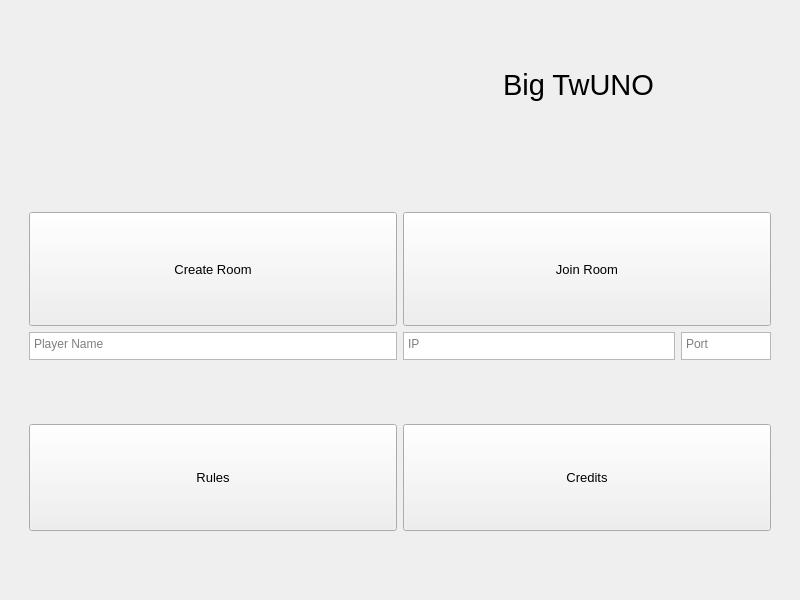
<?xml version="1.0" encoding="UTF-8"?>
<ui version="4.0">
 <class>StartingWindow</class>
 <widget class="QWidget" name="StartingWindow">
  <property name="geometry">
   <rect>
    <x>0</x>
    <y>0</y>
    <width>800</width>
    <height>600</height>
   </rect>
  </property>
  <property name="windowTitle">
   <string>Form</string>
  </property>
  <property name="autoFillBackground">
   <bool>false</bool>
  </property>
  <layout class="QVBoxLayout" name="verticalLayout_2">
   <item>
    <widget class="QWidget" name="verticalWidget" native="true">
     <layout class="QVBoxLayout" name="verticalLayout">
      <item>
       <widget class="QWidget" name="horizontalWidget" native="true">
        <property name="sizePolicy">
         <sizepolicy hsizetype="Preferred" vsizetype="Preferred">
          <horstretch>0</horstretch>
          <verstretch>30</verstretch>
         </sizepolicy>
        </property>
        <layout class="QHBoxLayout" name="horizontalLayout_5">
         <property name="spacing">
          <number>7</number>
         </property>
         <property name="topMargin">
          <number>1</number>
         </property>
         <item>
          <widget class="QLabel" name="Title">
           <property name="enabled">
            <bool>true</bool>
           </property>
           <property name="sizePolicy">
            <sizepolicy hsizetype="Minimum" vsizetype="Minimum">
             <horstretch>0</horstretch>
             <verstretch>0</verstretch>
            </sizepolicy>
           </property>
           <property name="maximumSize">
            <size>
             <width>350</width>
             <height>350</height>
            </size>
           </property>
           <property name="text">
            <string/>
           </property>
           <property name="textFormat">
            <enum>Qt::PlainText</enum>
           </property>
           <property name="pixmap">
            <pixmap resource="resources.qrc">:/cards/png/logo.png</pixmap>
           </property>
           <property name="scaledContents">
            <bool>false</bool>
           </property>
           <property name="alignment">
            <set>Qt::AlignCenter</set>
           </property>
           <property name="wordWrap">
            <bool>false</bool>
           </property>
          </widget>
         </item>
         <item>
          <widget class="QLabel" name="label">
           <property name="sizePolicy">
            <sizepolicy hsizetype="Preferred" vsizetype="Preferred">
             <horstretch>0</horstretch>
             <verstretch>20</verstretch>
            </sizepolicy>
           </property>
           <property name="font">
            <font>
             <pointsize>22</pointsize>
            </font>
           </property>
           <property name="text">
            <string>Big TwUNO</string>
           </property>
           <property name="scaledContents">
            <bool>true</bool>
           </property>
           <property name="alignment">
            <set>Qt::AlignCenter</set>
           </property>
          </widget>
         </item>
        </layout>
       </widget>
      </item>
      <item>
       <widget class="QWidget" name="horizontalWidget_2" native="true">
        <property name="sizePolicy">
         <sizepolicy hsizetype="Preferred" vsizetype="Preferred">
          <horstretch>0</horstretch>
          <verstretch>45</verstretch>
         </sizepolicy>
        </property>
        <layout class="QHBoxLayout" name="horizontalLayout_2">
         <item>
          <layout class="QVBoxLayout" name="verticalLayout_3">
           <item>
            <spacer name="verticalSpacer">
             <property name="orientation">
              <enum>Qt::Vertical</enum>
             </property>
             <property name="sizeType">
              <enum>QSizePolicy::Fixed</enum>
             </property>
             <property name="sizeHint" stdset="0">
              <size>
               <width>20</width>
               <height>40</height>
              </size>
             </property>
            </spacer>
           </item>
           <item>
            <widget class="QPushButton" name="CreateRoom">
             <property name="sizePolicy">
              <sizepolicy hsizetype="Minimum" vsizetype="Ignored">
               <horstretch>0</horstretch>
               <verstretch>8</verstretch>
              </sizepolicy>
             </property>
             <property name="font">
              <font>
               <pointsize>10</pointsize>
              </font>
             </property>
             <property name="text">
              <string>Create Room</string>
             </property>
            </widget>
           </item>
           <item>
            <widget class="QWidget" name="horizontalWidget_3" native="true">
             <property name="sizePolicy">
              <sizepolicy hsizetype="Preferred" vsizetype="Preferred">
               <horstretch>0</horstretch>
               <verstretch>2</verstretch>
              </sizepolicy>
             </property>
             <layout class="QHBoxLayout" name="horizontalLayout_4">
              <property name="leftMargin">
               <number>0</number>
              </property>
              <property name="topMargin">
               <number>0</number>
              </property>
              <property name="rightMargin">
               <number>0</number>
              </property>
              <property name="bottomMargin">
               <number>0</number>
              </property>
              <item>
               <widget class="QPlainTextEdit" name="PlayerNameBox">
                <property name="sizePolicy">
                 <sizepolicy hsizetype="Ignored" vsizetype="Ignored">
                  <horstretch>0</horstretch>
                  <verstretch>0</verstretch>
                 </sizepolicy>
                </property>
                <property name="placeholderText">
                 <string>Player Name</string>
                </property>
               </widget>
              </item>
             </layout>
            </widget>
           </item>
          </layout>
         </item>
         <item>
          <layout class="QVBoxLayout" name="verticalLayout_4">
           <item>
            <spacer name="verticalSpacer_2">
             <property name="orientation">
              <enum>Qt::Vertical</enum>
             </property>
             <property name="sizeType">
              <enum>QSizePolicy::Fixed</enum>
             </property>
             <property name="sizeHint" stdset="0">
              <size>
               <width>20</width>
               <height>40</height>
              </size>
             </property>
            </spacer>
           </item>
           <item>
            <widget class="QPushButton" name="JoinRoom">
             <property name="sizePolicy">
              <sizepolicy hsizetype="Minimum" vsizetype="Minimum">
               <horstretch>0</horstretch>
               <verstretch>8</verstretch>
              </sizepolicy>
             </property>
             <property name="font">
              <font>
               <pointsize>10</pointsize>
              </font>
             </property>
             <property name="text">
              <string>Join Room</string>
             </property>
            </widget>
           </item>
           <item>
            <widget class="QWidget" name="horizontalWidget_3" native="true">
             <property name="sizePolicy">
              <sizepolicy hsizetype="Preferred" vsizetype="Preferred">
               <horstretch>0</horstretch>
               <verstretch>2</verstretch>
              </sizepolicy>
             </property>
             <layout class="QHBoxLayout" name="horizontalLayout_3">
              <property name="leftMargin">
               <number>0</number>
              </property>
              <property name="topMargin">
               <number>0</number>
              </property>
              <property name="rightMargin">
               <number>0</number>
              </property>
              <property name="bottomMargin">
               <number>0</number>
              </property>
              <item>
               <widget class="QPlainTextEdit" name="IPBox">
                <property name="sizePolicy">
                 <sizepolicy hsizetype="Ignored" vsizetype="Ignored">
                  <horstretch>12</horstretch>
                  <verstretch>0</verstretch>
                 </sizepolicy>
                </property>
                <property name="placeholderText">
                 <string>IP</string>
                </property>
               </widget>
              </item>
              <item>
               <widget class="QPlainTextEdit" name="PortBox">
                <property name="sizePolicy">
                 <sizepolicy hsizetype="Ignored" vsizetype="Ignored">
                  <horstretch>4</horstretch>
                  <verstretch>0</verstretch>
                 </sizepolicy>
                </property>
                <property name="placeholderText">
                 <string>Port</string>
                </property>
               </widget>
              </item>
             </layout>
            </widget>
           </item>
          </layout>
         </item>
        </layout>
       </widget>
      </item>
      <item>
       <widget class="QWidget" name="horizontalWidget" native="true">
        <property name="sizePolicy">
         <sizepolicy hsizetype="Preferred" vsizetype="Preferred">
          <horstretch>0</horstretch>
          <verstretch>45</verstretch>
         </sizepolicy>
        </property>
        <layout class="QHBoxLayout" name="horizontalLayout">
         <item>
          <layout class="QVBoxLayout" name="verticalLayout_6">
           <item>
            <spacer name="verticalSpacer_3">
             <property name="orientation">
              <enum>Qt::Vertical</enum>
             </property>
             <property name="sizeType">
              <enum>QSizePolicy::Fixed</enum>
             </property>
             <property name="sizeHint" stdset="0">
              <size>
               <width>20</width>
               <height>40</height>
              </size>
             </property>
            </spacer>
           </item>
           <item>
            <widget class="QPushButton" name="RulesButton">
             <property name="sizePolicy">
              <sizepolicy hsizetype="Minimum" vsizetype="Expanding">
               <horstretch>0</horstretch>
               <verstretch>0</verstretch>
              </sizepolicy>
             </property>
             <property name="font">
              <font>
               <pointsize>10</pointsize>
              </font>
             </property>
             <property name="text">
              <string>Rules</string>
             </property>
            </widget>
           </item>
           <item>
            <spacer name="verticalSpacer_4">
             <property name="orientation">
              <enum>Qt::Vertical</enum>
             </property>
             <property name="sizeType">
              <enum>QSizePolicy::Fixed</enum>
             </property>
             <property name="sizeHint" stdset="0">
              <size>
               <width>20</width>
               <height>40</height>
              </size>
             </property>
            </spacer>
           </item>
          </layout>
         </item>
         <item>
          <layout class="QVBoxLayout" name="verticalLayout_5">
           <item>
            <spacer name="verticalSpacer_5">
             <property name="orientation">
              <enum>Qt::Vertical</enum>
             </property>
             <property name="sizeType">
              <enum>QSizePolicy::Fixed</enum>
             </property>
             <property name="sizeHint" stdset="0">
              <size>
               <width>20</width>
               <height>40</height>
              </size>
             </property>
            </spacer>
           </item>
           <item>
            <widget class="QPushButton" name="CreditsButton">
             <property name="sizePolicy">
              <sizepolicy hsizetype="Minimum" vsizetype="Expanding">
               <horstretch>0</horstretch>
               <verstretch>0</verstretch>
              </sizepolicy>
             </property>
             <property name="font">
              <font>
               <pointsize>10</pointsize>
              </font>
             </property>
             <property name="text">
              <string>Credits</string>
             </property>
            </widget>
           </item>
           <item>
            <spacer name="verticalSpacer_6">
             <property name="orientation">
              <enum>Qt::Vertical</enum>
             </property>
             <property name="sizeType">
              <enum>QSizePolicy::Fixed</enum>
             </property>
             <property name="sizeHint" stdset="0">
              <size>
               <width>20</width>
               <height>40</height>
              </size>
             </property>
            </spacer>
           </item>
          </layout>
         </item>
        </layout>
       </widget>
      </item>
     </layout>
    </widget>
   </item>
  </layout>
 </widget>
 <resources>
  <include location="resources.qrc"/>
 </resources>
 <connections/>
</ui>
